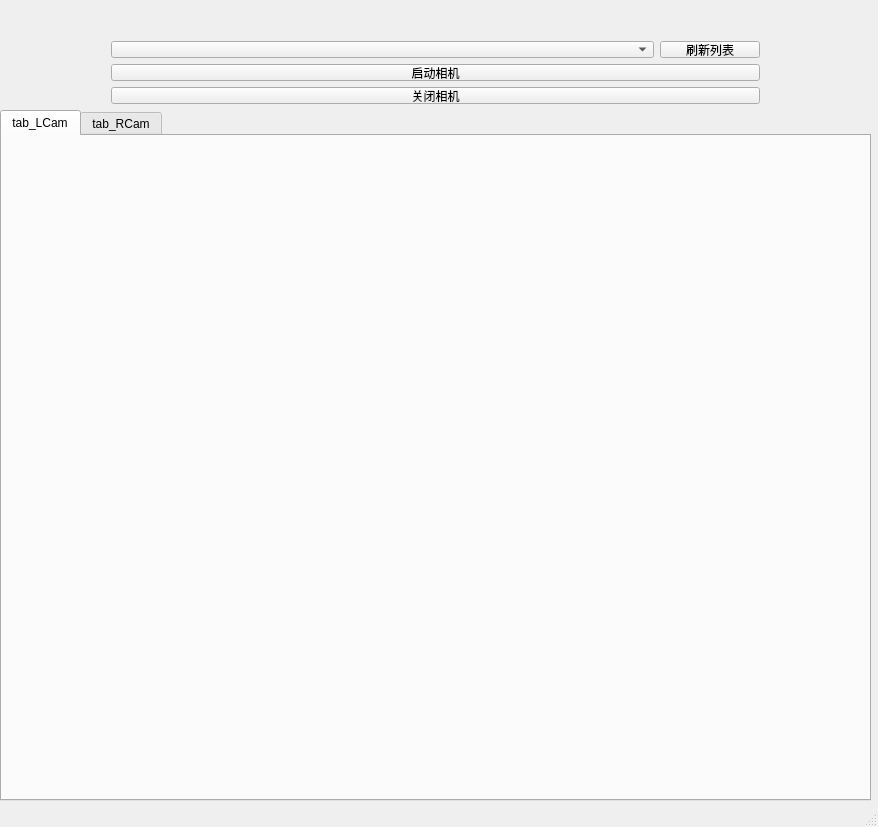
<?xml version="1.0" encoding="UTF-8"?>
<ui version="4.0">
 <class>dahengTwoCams_qt_vsClass</class>
 <widget class="QMainWindow" name="dahengTwoCams_qt_vsClass">
  <property name="geometry">
   <rect>
    <x>0</x>
    <y>0</y>
    <width>878</width>
    <height>827</height>
   </rect>
  </property>
  <property name="sizePolicy">
   <sizepolicy hsizetype="Expanding" vsizetype="Expanding">
    <horstretch>0</horstretch>
    <verstretch>0</verstretch>
   </sizepolicy>
  </property>
  <property name="windowTitle">
   <string>dahengTwoCams_qt_vs</string>
  </property>
  <widget class="QWidget" name="centralWidget">
   <widget class="QTabWidget" name="tabWidget">
    <property name="geometry">
     <rect>
      <x>0</x>
      <y>110</y>
      <width>871</width>
      <height>691</height>
     </rect>
    </property>
    <property name="currentIndex">
     <number>0</number>
    </property>
    <widget class="QWidget" name="tab_LCam">
     <property name="sizePolicy">
      <sizepolicy hsizetype="Preferred" vsizetype="Preferred">
       <horstretch>0</horstretch>
       <verstretch>0</verstretch>
      </sizepolicy>
     </property>
     <property name="minimumSize">
      <size>
       <width>900</width>
       <height>700</height>
      </size>
     </property>
     <property name="maximumSize">
      <size>
       <width>900</width>
       <height>700</height>
      </size>
     </property>
     <attribute name="title">
      <string>tab_LCam</string>
     </attribute>
     <widget class="CGXBitmap" name="bitMap_LCam" native="true">
      <property name="geometry">
       <rect>
        <x>0</x>
        <y>0</y>
        <width>864</width>
        <height>648</height>
       </rect>
      </property>
      <property name="sizePolicy">
       <sizepolicy hsizetype="Fixed" vsizetype="Fixed">
        <horstretch>1</horstretch>
        <verstretch>5</verstretch>
       </sizepolicy>
      </property>
      <property name="minimumSize">
       <size>
        <width>864</width>
        <height>648</height>
       </size>
      </property>
      <property name="maximumSize">
       <size>
        <width>864</width>
        <height>648</height>
       </size>
      </property>
     </widget>
    </widget>
    <widget class="QWidget" name="tab_RCam">
     <property name="sizePolicy">
      <sizepolicy hsizetype="Preferred" vsizetype="Preferred">
       <horstretch>0</horstretch>
       <verstretch>0</verstretch>
      </sizepolicy>
     </property>
     <property name="minimumSize">
      <size>
       <width>900</width>
       <height>700</height>
      </size>
     </property>
     <property name="maximumSize">
      <size>
       <width>900</width>
       <height>700</height>
      </size>
     </property>
     <attribute name="title">
      <string>tab_RCam</string>
     </attribute>
     <widget class="CGXBitmap" name="bitMap_RCam" native="true">
      <property name="geometry">
       <rect>
        <x>0</x>
        <y>0</y>
        <width>864</width>
        <height>648</height>
       </rect>
      </property>
      <property name="sizePolicy">
       <sizepolicy hsizetype="Fixed" vsizetype="Fixed">
        <horstretch>1</horstretch>
        <verstretch>5</verstretch>
       </sizepolicy>
      </property>
      <property name="minimumSize">
       <size>
        <width>864</width>
        <height>648</height>
       </size>
      </property>
      <property name="maximumSize">
       <size>
        <width>864</width>
        <height>648</height>
       </size>
      </property>
     </widget>
    </widget>
   </widget>
   <widget class="QWidget" name="layoutWidget">
    <property name="geometry">
     <rect>
      <x>100</x>
      <y>30</y>
      <width>671</width>
      <height>85</height>
     </rect>
    </property>
    <layout class="QVBoxLayout" name="verticalLayout">
     <item>
      <layout class="QHBoxLayout" name="horizontalLayout">
       <item>
        <widget class="QComboBox" name="cB_DeviceList">
         <property name="font">
          <font>
           <family>3ds</family>
           <pointsize>8</pointsize>
          </font>
         </property>
        </widget>
       </item>
       <item>
        <widget class="QPushButton" name="pB_refreshDeviceList">
         <property name="maximumSize">
          <size>
           <width>100</width>
           <height>16777215</height>
          </size>
         </property>
         <property name="text">
          <string>刷新列表</string>
         </property>
        </widget>
       </item>
      </layout>
     </item>
     <item>
      <widget class="QPushButton" name="start0">
       <property name="text">
        <string>启动相机</string>
       </property>
      </widget>
     </item>
     <item>
      <widget class="QPushButton" name="closecamera">
       <property name="text">
        <string>关闭相机</string>
       </property>
      </widget>
     </item>
    </layout>
   </widget>
  </widget>
  <widget class="QStatusBar" name="statusBar"/>
 </widget>
 <layoutdefault spacing="6" margin="11"/>
 <customwidgets>
  <customwidget>
   <class>CGXBitmap</class>
   <extends>QWidget</extends>
   <header>CGXBitmap.h</header>
   <container>1</container>
  </customwidget>
 </customwidgets>
 <resources/>
 <connections/>
</ui>
